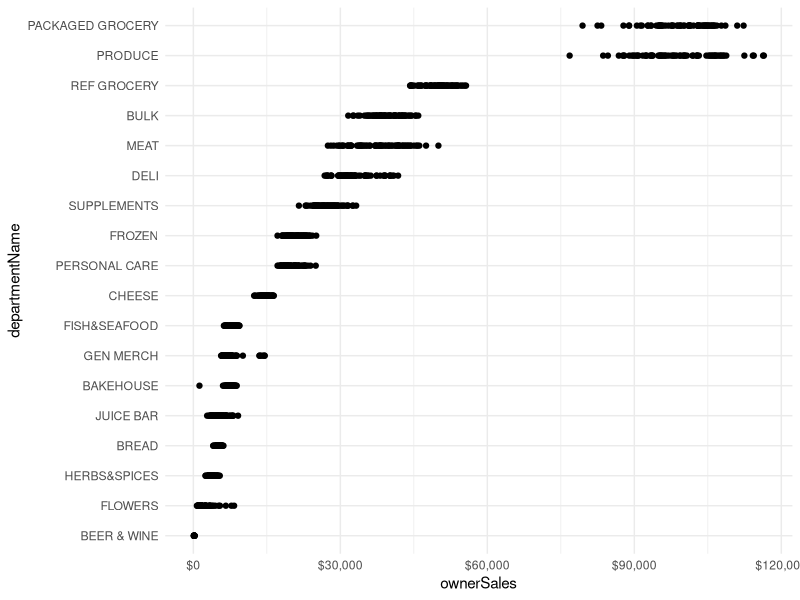
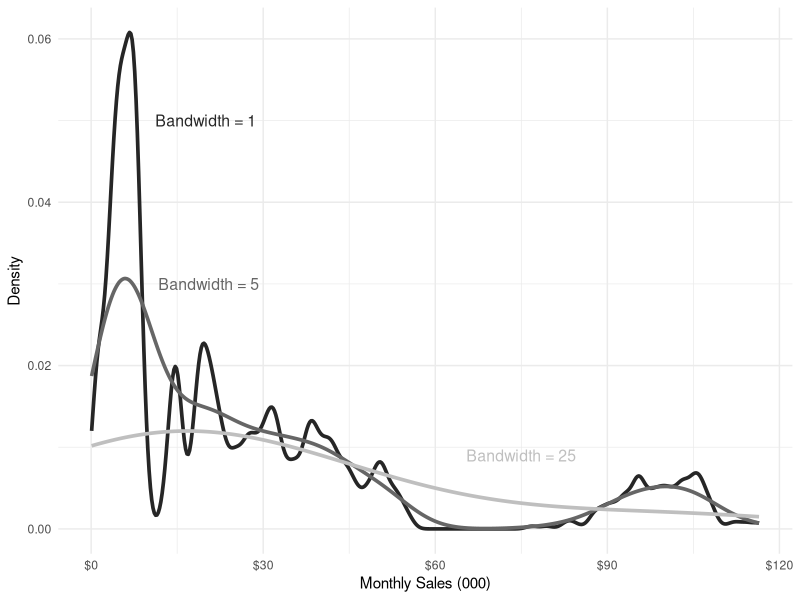
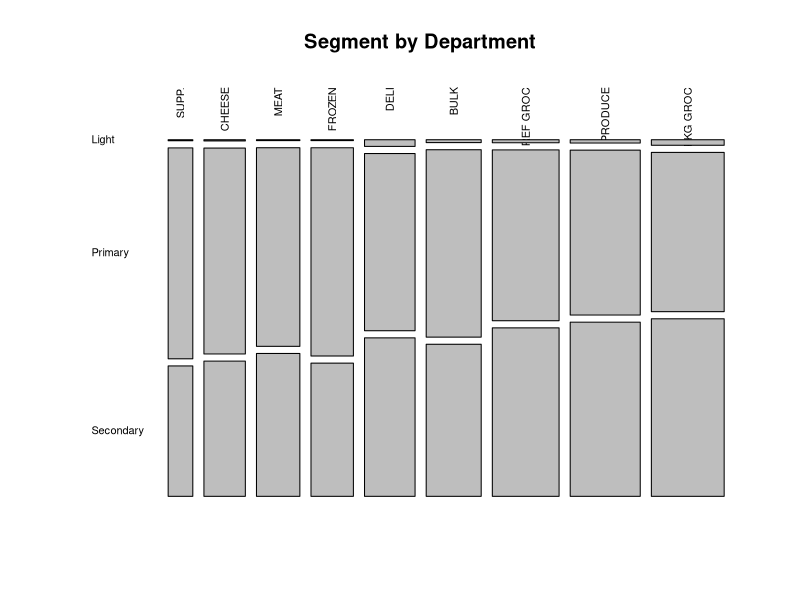

Reproduce these figures in R, in order.
# This script gives us some practice on ggplot

library(tidyverse)
library(scales)
library(RColorBrewer)

# Switch working directory so we can read locally
setwd(dirname(rstudioapi::getActiveDocumentContext()$path))

gd <- read_tsv("grocery_data.txt")
month.summary <- read_tsv("month_summary.txt")
dept.summary <- read_tsv("dept_summary.txt")
mosaic.data <- read_tsv("counts_for_mosaic.txt")

# problem 1. dotchart of sales by month by department
gd <- gd %>%
    mutate(month = as.factor(month),
           departmentName = reorder(departmentName,ownerSales,mean))

# Here's a basic one:
ggplot(gd,
       aes(x=ownerSales,y=departmentName)) + 
  geom_point() + 
  theme_minimal() + 
  scale_x_continuous(label=dollar) #fancy axis from scales

# Things to add:
# * Divide sales by 1000
# * Add some transparency to the points with `alpha`
# * Add axis labels using `labs`


# prob 2, add median lines
medians <- gd %>% 
  group_by(departmentName) %>%
  summarise(med.val = median(ownerSales/1000))

# add these lines to the plot using
# geom_segment. That function/layer takes four values
# x, xend, y, and y.end. You can get y.values with
# something like "as.numeric(departmentName)-0.5" (or plus)
# The x's should be the median values


# Prob 3 was both hard and kind of boring. 
# I'm leaving in the solution.
p3.size <- 4
p3.cols <- c("gray15","gray40","gray75")
p <- ggplot(gd,
            aes(x=ownerSales/1000)) + 
  ylab("Density") + 
  geom_line(stat="density",col=p3.cols[1],size=1.25,bw=1) + 
  geom_line(stat="density",col=p3.cols[2],size=1.25,bw=5) + 
  geom_line(stat="density",col=p3.cols[3],size=1.25,bw=25) + 
  theme_minimal() + 
  scale_x_continuous(label=dollar) + 
  xlab("Monthly Sales (000)") + 
  geom_text(aes(x=20,y=0.05),
            label="Bandwidth = 1",
            col=p3.cols[1],
            check_overlap = T,
            size=p3.size) + 
  geom_text(aes(x=20.5,y=0.03),
            label="Bandwidth = 5",
            col=p3.cols[2],
            check_overlap = T,
            size=p3.size) + 
  geom_text(aes(x=75,y=0.009),
            label="Bandwidth = 25",
            col=p3.cols[3],
            check_overlap = T,
            size=p3.size)

print(p)


# Problem 4. Use `gd`. First, make a density
# plot of sales (using geom_density). 
# Then facet that plot by department using
# `facet_wrap`



# Prob 6 
# violin plots!
# Use gd, build violin plots of ownerSales by department. 
# Optional: add quantile lines, use nice labels,
# orient chart with departments on the y-axis, 
# add a vertical line for the overall mean

# your code here


# Prob 7
# Mosaic charts are hard. Here's a simplified 
# version of the one that's in the book. 


mosaic.table <- mosaic.data %>% 
  spread(Segment,count) %>% 
  rename(Dept=DepartmentName) %>% 
  arrange(Primary) %>% 
  as.data.frame
  
# Let's do some renaming
row.names(mosaic.table) <- mosaic.table$Dept
mosaic.table$Dept <- NULL

rownames(mosaic.table)[rownames(mosaic.table)=="SUPPLEMENTS"] <- "SUPP."
rownames(mosaic.table)[rownames(mosaic.table)=="REF GROCERY"] <- "REF GROC"
rownames(mosaic.table)[rownames(mosaic.table)=="PACKAGED GROCERY"] <- "PKG GROC"
  
mosaicplot(mosaic.table,main="Segment by Department",las=2)  
